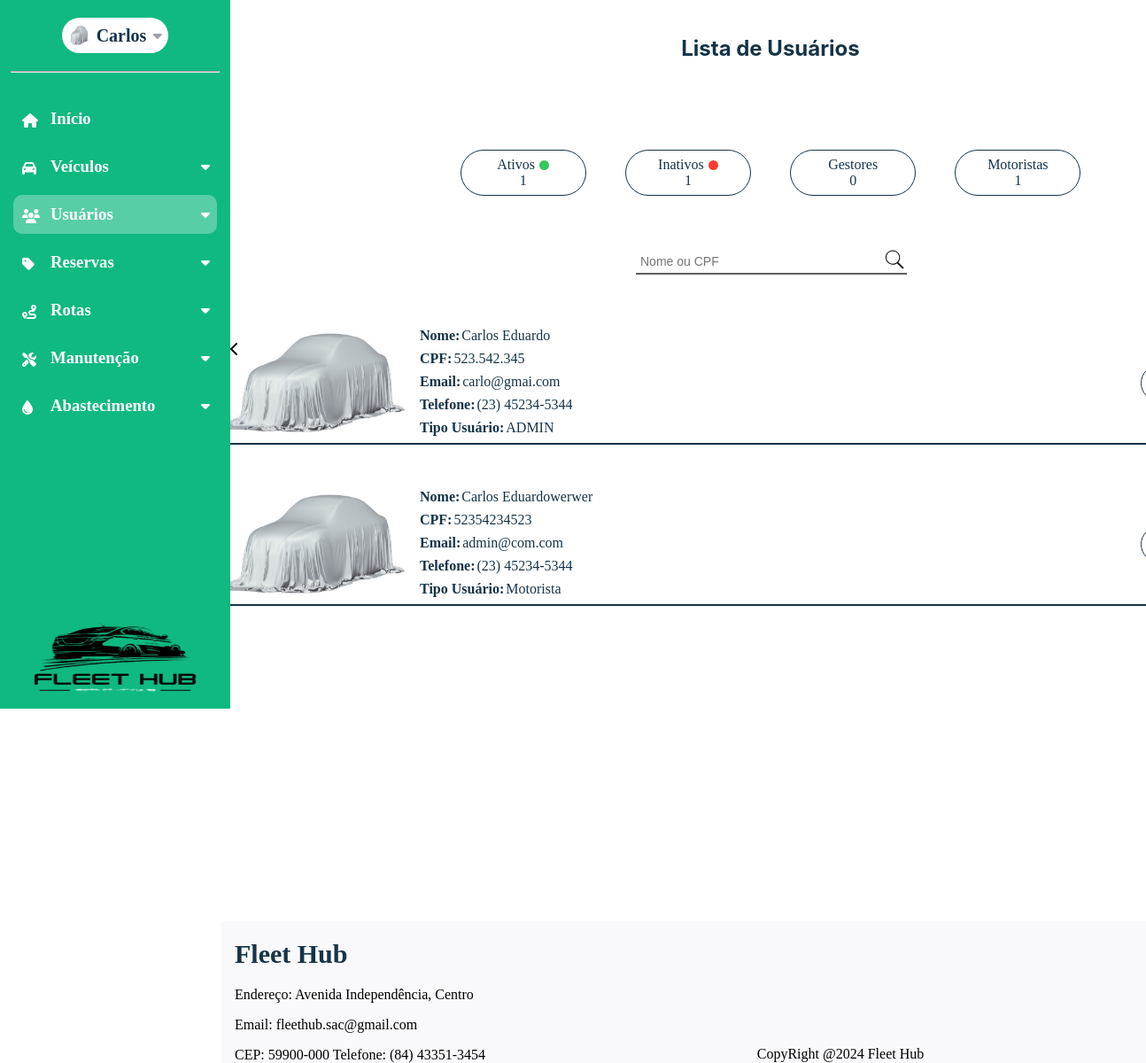
The page /listagem-usuarios (signed in) on the database as committed earlier.
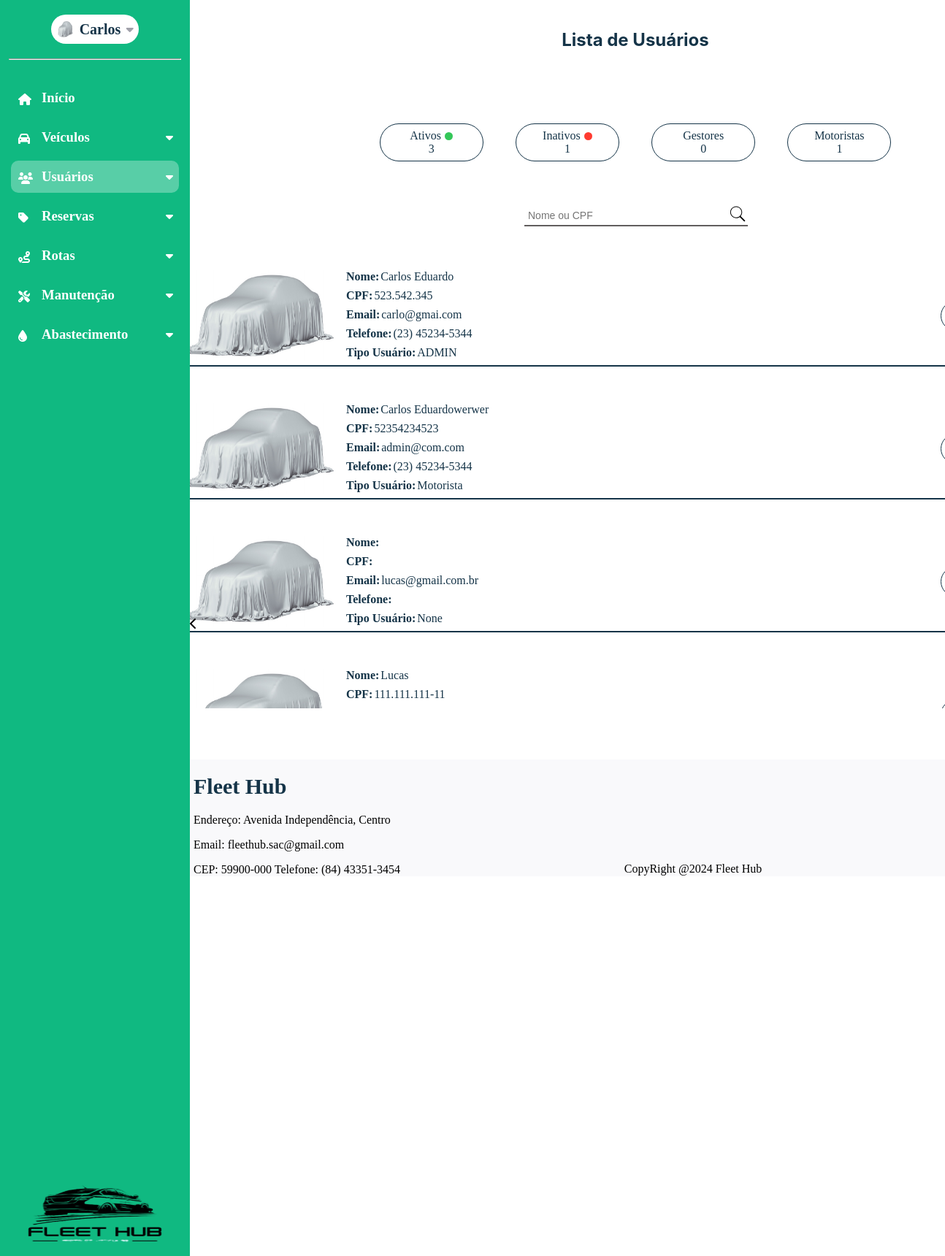
The same page on the database as committed later.
### dashboard/models.py (models this page shows, shortened)
class CustomUser(AbstractUser):
    nome = models.CharField(max_length=50)
    email = models.EmailField(max_length=254, unique=True)
    cpf = models.CharField(max_length=11, unique=True)
    telefone = models.CharField(max_length=15)
    rua = models.CharField(max_length=35)
    bairro = models.CharField(max_length=35)
    cidade = models.CharField(max_length=35)
    cep = models.CharField(max_length=15)
    imagem = models.ImageField(
        upload_to="imagens/usuario",
        height_field=None,
        width_field=None,
        max_length=None,
        default="carro-escondido.jpg",
    )
    estado = models.ForeignKey(Estado, on_delete=models.CASCADE, null=True, blank=True)
    tipo_usuario = models.ForeignKey(TipoUsuario, on_delete=models.CASCADE, null=True, blank=True)
    status_usuario = models.ForeignKey(StatusUsuario, on_delete=models.CASCADE, null=True, blank=True)
    groups = models.ManyToManyField(
        "auth.Group",
        related_name="customuser_set",
        blank=True
    )
    user_permissions = models.ManyToManyField(
        "auth.Permission",
        related_name="customuser_permissions_set",
        blank=True
    )

class TipoUsuario(models.Model):
    nome = models.CharField(max_length=30)
    def __str__(self):
        return self.nome

### dashboard/views.py (the view, shortened to what this page needs)
# urls.py: path('listagem-usuarios',views.listagem_usuarios,name='listagem_usuarios'),
@login_required
def listagem_usuarios(request):
    query = request.GET.get('query')
    usuarios = CustomUser.objects.all()
    usuarios_ativos = usuarios.filter(status_usuario__status="Ativo").count()
    usuarios_inativos = usuarios.filter(status_usuario__status="Inativo").count()
    usuarios_gestores = usuarios.filter(tipo_usuario__nome="Gestor").count()
    usuarios_motoristas = usuarios.filter(tipo_usuario__nome="Motorista").count()
    return render(request, 'dashboard/listagem_usuarios.html',{
        'usuarios':usuarios,
        'ativos':usuarios_ativos,
        "inativos":usuarios_inativos,
        'motoristas':usuarios_motoristas,
        'gestores':usuarios_gestores
        })

### dashboard/templates/dashboard/listagem_usuarios.html (shortened to what this page needs)
{% extends 'base.html' %}
{% load static %}
{% block page_name %}Listagem_Usuários{% endblock page_name %}
{% block estilos %}
<link rel="stylesheet" href="{% static 'css/listagem_usuarios.css' %}">
{% endblock estilos %}
{% block content %}
<section id="content-listagem">
    <h1 id="page_title">Lista de Usuários</h1>
    <div id="filtros">
        <div id="estrutura-filtros">
            <div id="descricao-filtros">
                <p>Ativos</p>
                <div id="bolinha-filtro" style="background-color: #34C759;">
                </div>
            </div>
            <div id="quantidade-filtro">
                <p>{{ativos}}</p>
            </div>
        </div>
        <div id="estrutura-filtros">
            <div id="descricao-filtros">
                <p>Inativos</p>
                <div id="bolinha-filtro" style="background-color: #FF3B30;">
                </div>
            </div>
            <div id="quantidade-filtro">
                <p>{{inativos}}</p>
            </div>
        </div>
        <div id="estrutura-filtros">
            <div id="descricao-filtros">
                <p>Gestores</p>
            </div>
            <div id="quantidade-filtro">
                <p>{{gestores}}</p>
            </div>
        </div>
        <div id="estrutura-filtros">
            <div id="descricao-filtros">
                <p>Motoristas</p>
            </div>
            <div id="quantidade-filtro">
                <p>{{motoristas}}</p>
            </div>
        </div>
    </div>
    <div id="search-box">
        <form action="" method="GET">
                <div id="descr-search">
                    <input type="text" id="search-input" name="query" placeholder="Nome ou CPF" style="border: none; outline: none; padding: 5px; font-size: 14px; flex: 1;">
                    <button type="submit" style="background: none; border: none; cursor: pointer; padding: 0;">
                    </button>
                </div>
            <div id="linha-search"></div>
        </form>
    </div>
    <div id="lista-veiculos">
        {% if usuarios %}
        {% for usuario in usuarios %}
            <div id="linha-final">
            <div id="linha-veiculo">
                <div id="img-veiculo">
                    <img id="teste" src="{{usuario.imagem.url}}" alt="">
                    <div id="elementos-veiculo">
                        <div id="elementos-filhos" class="nomes">
                            <p id="titulo">Nome:</p>
                            <p id="resultado">{{usuario.nome}}</p>
                        </div>
                        <div id="elementos-filhos" class="cpf">
                            <p id="titulo">CPF:</p>
                            <p id="resultado">{{usuario.cpf}}</p>
                        </div>
                        <div id="elementos-filhos" class="email" >
                            <p id="titulo">Email:</p>
                            <p id="resultado">{{usuario.email}}</p>
                        </div>
                        <div id="elementos-filhos" class="telefone">
                            <p id="titulo">Telefone:</p>
                            <p id="resultado">{{usuario.telefone}}</p>
                        </div>
                        <div id="elementos-filhos" class="tipo_usuario">
                            <p id="titulo">Tipo Usuário:</p>
                            <p id="resultado">{{usuario.tipo_usuario}}</p>
                        </div>
                    </div>
                </div>
                <div id="conteudo-esquerdo">
                    <button id="botao-visualizar">
                    </button>
                </div>
        </div>
        <div id="linha"></div>
    </div>
    {% endfor %}
    {% else %}
    <h1 style="font-size: 24px;">Nenhum Usuário Encontrado!</h1>
    {% endif %}
    </div>
</section>
{% endblock %}

### global_templates/base.html (shortened to what this page needs)
{% load static %}
<!DOCTYPE html>
<html lang="en">
<head>
    <link rel="stylesheet" href="{% static 'css/global-style.css' %}">
    {% block estilos %}{% endblock %}
    <link rel="stylesheet" href="https://cdnjs.cloudflare.com/ajax/libs/font-awesome/6.6.0/css/all.min.css"
 />
</head>
<body id="{% block body_id %}default-page{% endblock %}" data-page="{% block page_name %}default{% endblock %}">
    <div class="container-base" id="container-base">
        <aside id="sidebar">
            <div id="user-menu-sidebar">
                <div id="user_menu">
                    <img id="img_perfil" src="{{request.user.imagem.url}}" alt="" title="Imagem do Perfil">
                    <h1 id="gestor_name">{{request.user.first_name}}</h1>
                    <i id="user_icon" class="fa-solid fa-caret-down" style="color: #a1a1aa;"></i>
                </div>
                <hr>
                <div id="sidebar-expansive">
                    <a href="{% url 'tela_dashboard' %}" class="element-icon"><i class="fa-solid fa-house icon"
                            title="Início"></i>
                        <h3 id="text-init">Início</h3>
                    </a>
                    {% if user.tipo_usuario.nome == 'ADMIN' and user.status_usuario.status == 'Ativo' %}
                        <a class="element-icon" id="id-veiculos"><i class="fa-solid fa-car icon" title="Veículos"></i>
                            <h3 class="text-menu-lateral" id="text-veicles">Veículos</h3>
                            <i id="icon_veiculos" class="fa-solid fa-caret-down"
                                style="color: rgb(255, 255, 255); display: block; transform: rotate(0deg);"></i>
                        </a>
                    {% endif %}
                    {% if user.tipo_usuario.nome == 'ADMIN' or user.tipo_usuario.nome == 'Cliente' and user.status_usuario.status == 'Ativo' %}
                        <a class="element-icon" id="id-usuarios">
                            <i class="fa-solid fa-users icon" title="Usuários"></i>
                            <h3 class="text-menu-lateral" id="text-users">Usuários</h3>
                            <i id="icon_usuarios" class="fa-solid fa-caret-down"
                                style="color: rgb(255, 255, 255); display: block; transform: rotate(0deg);">
                            </i>
                        </a>
                    {% endif %}
                    {% if user.tipo_usuario.nome == 'ADMIN' or user.tipo_usuario.nome == 'Cliente' and user.status_usuario.status == 'Ativo' %}
                        <a class="element-icon" id="id-reservas"><i class="fa-solid fa-tag icon" title="Reservas"></i>
                            <h3 class="text-menu-lateral" id="text-reservations">Reservas</h3>
                                <i id="icon_reservas" class="fa-solid fa-caret-down"
                                style="color: rgb(255, 255, 255); display: block; transform: rotate(0deg);"></i>
                        </a>
                    {% endif %}
                    {% if user.tipo_usuario.nome == 'ADMIN' and user.status_usuario.status == 'Ativo' %}
                        <a class="element-icon" id="id-rotas"><i class="fa-solid fa-route icon" title="Rotas"></i>
                            <h3 class="text-menu-lateral" id="text-routes">Rotas</h3>
                                <i id="icon_rotas" class="fa-solid fa-caret-down"
                                style="color: rgb(255, 255, 255); display: block; transform: rotate(0deg);"></i>
                        </a>
                    {% endif %}
                    {% if user.tipo_usuario.nome == 'ADMIN' and user.status_usuario.status == 'Ativo' %}
                        <a class="element-icon" id="id-manutencao">
                            <i class="fa-solid fa-screwdriver-wrench icon" title="Manutenção">
                            </i>
                            <h3 class="text-menu-lateral" id="text-maintenance">Manutenção</h3>
                                <i id="icon_manutencao" class="fa-solid fa-caret-down"
                                style="color: rgb(255, 255, 255); display: block; transform: rotate(0deg);"></i>
                        </a>
                    {% endif %}
                    {% if user.tipo_usuario.nome == 'ADMIN' and user.status_usuario.status == 'Ativo' %}
                        <a class="element-icon" id="id-abastecimento">
                            <i class="fa-solid fa-droplet icon"
                                title="Abastecimento">
                            </i>
                        <h3 class="text-menu-lateral" id="text-supply">Abastecimento</h3>
                            <i id="icon_abastecimento" class="fa-solid fa-caret-down"
                                style="color: rgb(255, 255, 255); display: block; transform: rotate(0deg);"></i>
                        </a>
                    {% endif %}
                </div>
                <img src="{% static 'img/logo_fleethub.png' %}" alt="" style="width: 100%;">
            </div>
            <div id="div-img_sidebar-expansive"><i id="img_sidebar-expansive" class="fa-solid fa-chevron-left"></i></div>
        </aside>
    </div>
    <div id="content-and-footer">
        <div id='container-block-content'>
            {% block content %}{% endblock content %}
        </div>
        <footer>
            <div class="footer-left" style="margin-left: 15px;">
                <h1>Fleet Hub</h1>
                <p>Endereço: Avenida Independência, Centro</p>
                <p>Email: fleethub.sac@gmail.com</p>
                <p style="margin-bottom: 0;">CEP: 59900-000 Telefone: (84) 43351-3454</p>
            </div>
            <div class="footer-center">
                <p style="margin-bottom: 0; margin-top: 0;">CopyRight @2024 Fleet Hub </p>
            </div>
        </footer>
    </div>
</body>
</html>

### global_static/css/global-style.css (style rules this page uses)
:root { --color-white:#ffffff; --color-green-menu: #10B981; --menu-modulos-color:rgba(255,255,255,0.3); }
body { background-color:var(--color-white); margin: 0; display: flex; height: 1400px; }
hr { background-color: white; width: 90%; height: 0.5px; margin: 20px auto; }
#page_title { margin: auto; text-align: center; font-family: Inter; font-weight: bold; font-size: 24px; color: #153448; padding-top: 40px; padding-bottom: 40px; width: 1200px; }
#sidebar { background-color: var(--color-green-menu); display: flex; width: 260px; position: fixed; height: 100vh; }
.container-base { display: grid; transition: 800ms; grid-template-columns: 250px 1fr; height: 100vh; }
#user_menu { display: flex; justify-content: space-evenly; align-items: center; width: 120px; height: 40px; border-radius: 50px; background-color: var(--color-white); margin-top: 20px; }
.text-menu-lateral { width: 150px; }
#user_icon { transition: 400ms; }
#gestor_name { font-size: 20px; }
#img_perfil { border-radius: 50%; width: 24px; height: 24px; }
.fa-caret-down { transition: 0.5s; }
#user-menu-sidebar { display: flex; flex-direction: column; align-items: center; }
#img_sidebar-expansive { width: 28px; height: 28px; }
#div-img_sidebar-expansive { width: 28px; height: auto; display: flex; align-items: center; }
#sidebar-expansive { background-color: var(--color-green-menu); width: 260px; height: 100% }
.element-icon { text-decoration: none; display: flex; align-items: center; gap: 20px; margin-left: 15px; margin-right: 15px; margin-top: 10px; width: 230px; height: 44px; border-radius: 10px; }
.icon { width: 12px; height: 12px; margin-left: 10px; color: var(--color-white); }
#sidebar-expansive h3 { color: var(--color-white); }
#content-and-footer { display: grid; grid-template-rows: 1fr auto; width: 100%; }
footer { width: 100%; height: auto; margin: 0; display: flex; flex-direction: row; justify-content: space-between; align-items: center; background-color: rgba(239,240,244,0.4); }
.footer-center { margin-top:140px; }

Rows that differ between the two databases and show on the page:
added CustomUser: imagem (picture), email "lucas@gmail.com.br", tipo_usuario "None"
added CustomUser: imagem (picture), nome "Lucas", cpf "111.111.111-11"
Other text that changed with them:
{{ ativos }}: "1" → "3"
